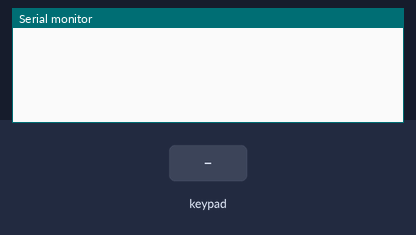
A sketch run on a simulated ESP32. Shown: the last lines printed to the serial monitor. The inputs (shaded band) are chosen by the test bench.

Above: at 1.2 s.
1.3 s: key '1' pressed
At 2.1 s:
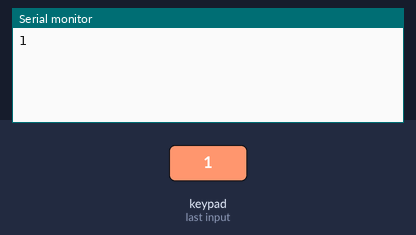
2.8 s: keypad keys 1 4 2 7 2 6 2 5 # pressed 0.4 s apart
At 7.1 s:
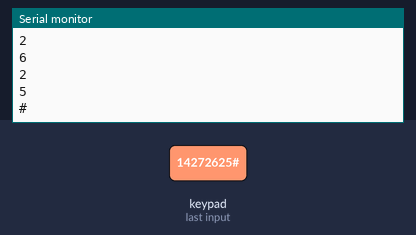
7.9 s: key '*' pressed
At 8.2 s:
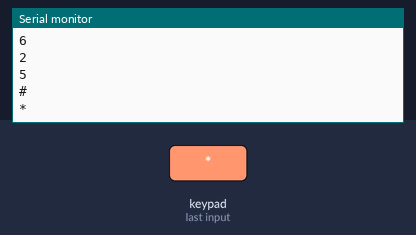
9.4 s: keypad keys 1 4 2 7 2 6 2 5 A pressed 0.4 s apart
At 13.2 s:
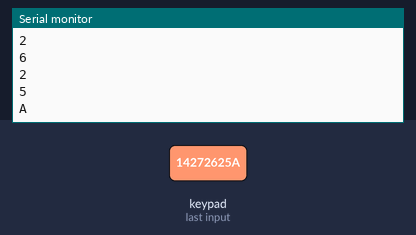
14.5 s: key 'B' pressed
At 15.7 s:
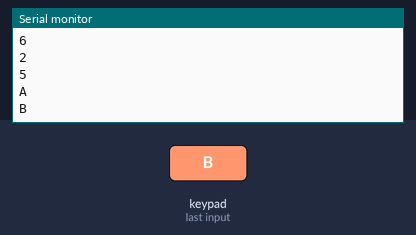
16.0 s: keypad keys 1 4 2 7 2 6 2 5 D pressed 0.4 s apart
At 20.5 s:
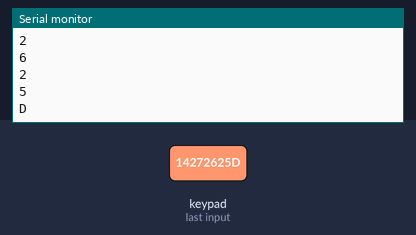
Timing chart, 0 to 22.0 s (numbered marks = the images above; inputs shaded):
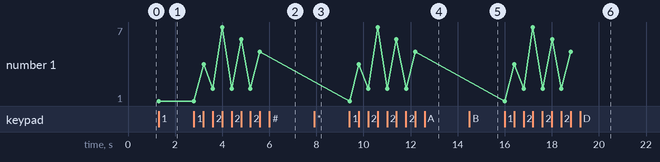

Measured:
- after the input at 1.3 s, the serial monitor: prints a new line at once (image 1)
- after the input at 2.8 s, the serial monitor: prints a new line after 0.41 s (image 2)
- after the input at 7.9 s, the serial monitor: prints a new line at once (image 3)
- after the input at 9.4 s, the serial monitor: prints a new line at once (image 4)
- after the input at 14.5 s, the serial monitor: prints a new line at once (image 5)
- after the input at 16.0 s, the serial monitor: prints a new line at once (image 6)
- plotted number 1: 1 → 5 after the input at 2.8 s

The sketch:

KEYPAD_TEST_ESP.ino
```cpp
#include <Keypad.h>

const byte ROWS = 4; /* four rows */
const byte COLS = 4; /* four columns */
/* define the symbols on the buttons of the keypads */
char hexaKeys[ROWS][COLS] = {
 {'1', '4', '7', '*'},
 {'2', '5', '8', '0'},
 {'3', '6', '9', '#'},
 {'A', 'B', 'C', 'D'}
};


byte rowPins[ROWS] = {14,27,26,25}; /* connect to the row pinouts of the keypad */
byte colPins[COLS] = {33,32,19,23}; /* connect to the column pinouts of the keypad */

/* initialize an instance of class NewKeypad */
Keypad customKeypad = Keypad( makeKeymap(hexaKeys), rowPins, colPins, ROWS, COLS);

void setup(){

Serial.begin(9600);
}

void loop(){
  char customKey = customKeypad.getKey();

  if (customKey){
Serial.println(customKey);
  }
}
```
